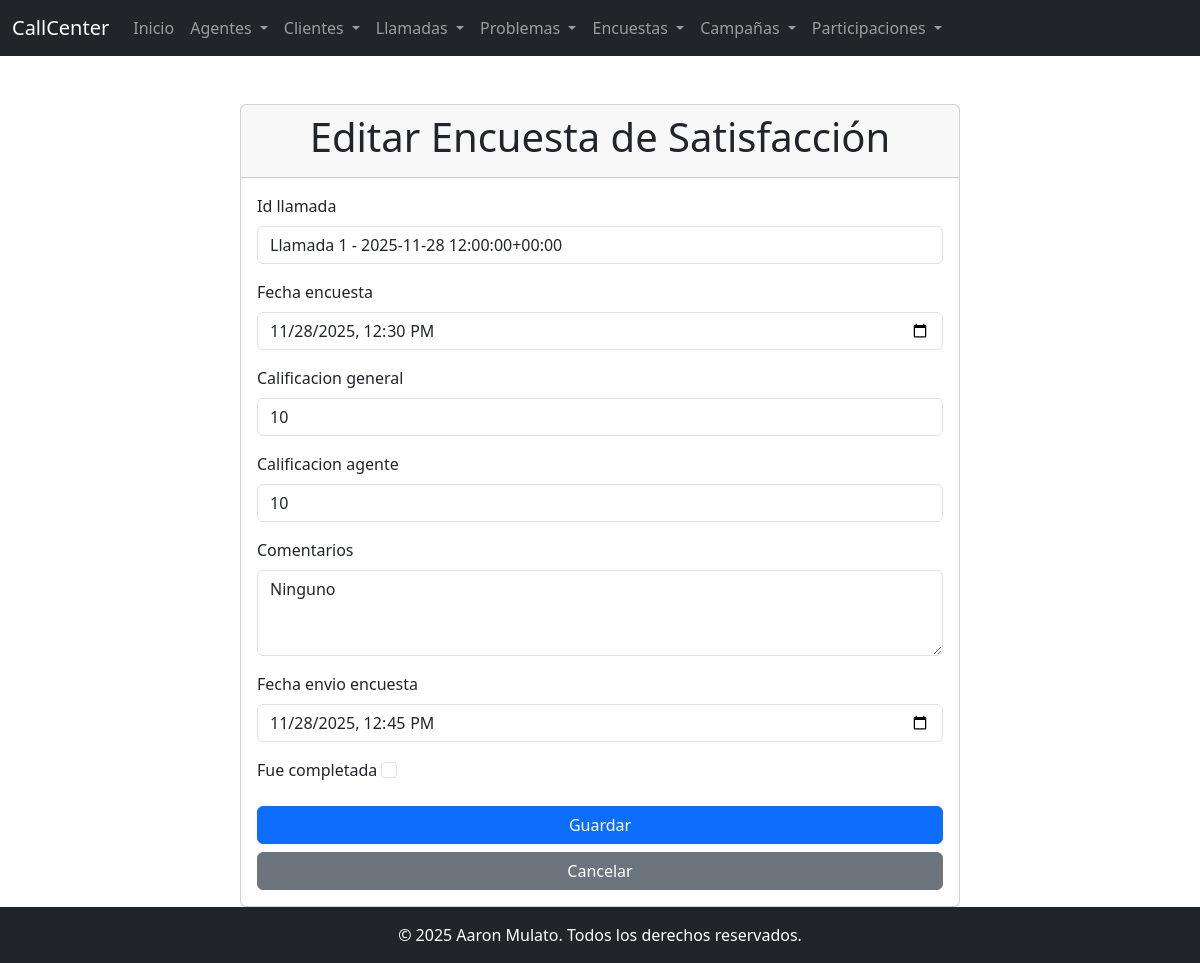
Screenshot of /encuestas/1/actualizar/ with the database file from the repository.
### app_callcenter/models.py (models this page shows, shortened)
class EncuestaSatisfaccion(models.Model):
    id_llamada = models.ForeignKey(Llamada, on_delete=models.SET_NULL, null=True, blank=True)
    fecha_encuesta = models.DateTimeField(null=True, blank=True)
    calificacion_general = models.IntegerField(null=True, blank=True)
    calificacion_agente = models.IntegerField(null=True, blank=True)
    comentarios = models.TextField(null=True, blank=True)
    fecha_envio_encuesta = models.DateTimeField(null=True, blank=True)
    fue_completada = models.BooleanField(null=True, blank=True)

### app_callcenter/views.py (the view)
# urls.py: path("encuestas/<int:pk>/actualizar/", EncuestaSatisfaccionUpdateView.as_view(), name="encuesta-update"),
class EncuestaSatisfaccionUpdateView(UpdateView):
    model = EncuestaSatisfaccion
    form_class = EncuestaSatisfaccionForm
    template_name = "app_callcenter/encuestasatisfaccion_form.html"
    success_url = reverse_lazy("app_callcenter:encuesta-list")

### app_callcenter/forms.py
class EncuestaSatisfaccionForm(forms.ModelForm):
    class Meta:
        model = EncuestaSatisfaccion
        fields = [
            'id_llamada',
            'fecha_encuesta',
            'calificacion_general',
            'calificacion_agente',
            'comentarios',
            'fecha_envio_encuesta',
            'fue_completada',
        ]
        widgets = {
            'id_llamada': forms.Select(attrs={'class': 'form-control'}),
            'fecha_encuesta': forms.DateTimeInput(attrs={'type': 'datetime-local', 'class': 'form-control'}),
            'calificacion_general': forms.NumberInput(attrs={'class': 'form-control'}),
            'calificacion_agente': forms.NumberInput(attrs={'class': 'form-control'}),
            'comentarios': forms.Textarea(attrs={'class': 'form-control', 'rows': 3}),
            'fecha_envio_encuesta': forms.DateTimeInput(attrs={'type': 'datetime-local', 'class': 'form-control'}),
            'fue_completada': forms.CheckboxInput(attrs={'class': 'form-check-input'}),
        }

### app_callcenter/models.py (called while the page is built)
    def __str__(self):
        return f"Llamada {self.id} - {self.fecha_hora_inicio}"

### app_callcenter/templates/app_callcenter/encuestasatisfaccion_form.html (shortened to what this page needs)
{% extends 'app_callcenter/base.html' %}
{% block content %}
<div class="container mt-4">
  <div class="row justify-content-center">
    <div class="col-md-8">
      <div class="card">
        <div class="card-header">
          <h1 class="text-center">{% if object %}Editar{% else %}Crear{% endif %} Encuesta de Satisfacción</h1>
        </div>
        <div class="card-body">
          <form method="post">
            {% for field in form %}
              <div class="form-group mb-3">
                <label for="{{ field.id_for_label }}" class="form-label">{{ field.label }}</label>
                {{ field }}
              </div>
            {% endfor %}
            <div class="d-grid gap-2">
              <button type="submit" class="btn btn-primary">Guardar</button>
              <a href="{% if object %}{% url 'app_callcenter:encuesta-detail' object.pk %}{% else %}{% url 'app_callcenter:encuesta-list' %}{% endif %}" class="btn btn-secondary">Cancelar</a>
            </div>
          </form>
        </div>
      </div>
    </div>
  </div>
</div>
{% endblock %}

### rows the page displays
EncuestaSatisfaccion: form "Llamada 1 - 2025-11-28 12:00:00+00:00" "11/28/2025 12:30" "10" "10" "Ninguno" "11/28/2025 12:45"

### other values shown
{{ field.label }} "Id llamada" "Fecha encuesta" "Calificacion general" "Calificacion agente" "Comentarios" "Fecha envio encuesta" "Fue completada"
